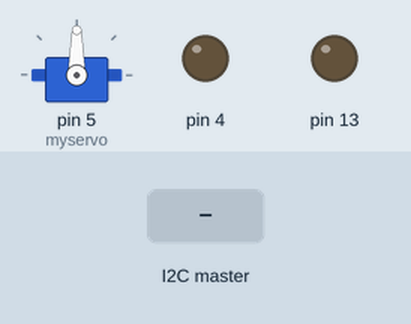
This sketch was run on a simulated Arduino Uno, built with avr-gcc and run on an emulated ATmega328P. Parts: servo, output pins drawn as LEDs (lit = HIGH). Inputs (shaded band) come from the test bench.

Above: at 1.2 s.
1.3 s: the I2C master sends the byte 1
At 1.45 s:
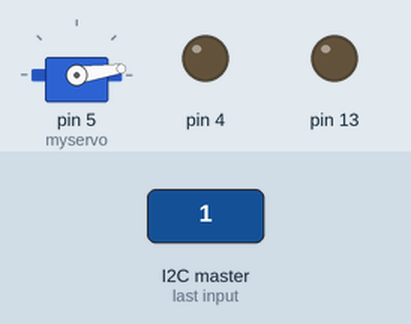
At 2.05 s:
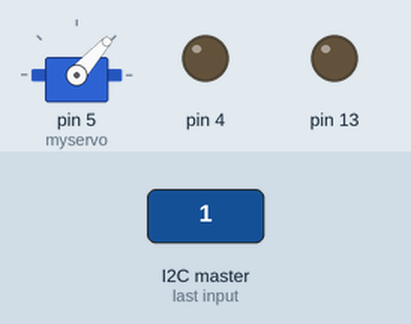
Timing chart, 0 to 10.3 s (numbered marks = the images above; inputs shaded):
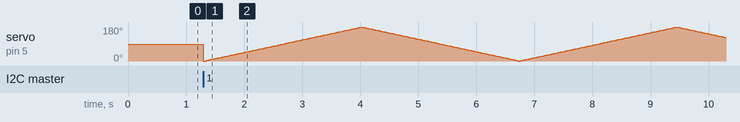

The sketch:

grovepi_v1_0_servo_test.ino
```cpp
#include <Wire.h>
#include <Servo.h>

Servo myservo;  //
#define SLAVE_ADDRESS 0x04
int number = 0;
int state = 0;

int cmd[5];
int index=0;
int flag=0;
int i;
byte val=0,b[3];
int aRead=0;
int pos;
void setup() {
    pinMode(13, OUTPUT);
    //Serial.begin(9600);         // start serial for output

    Wire.begin(SLAVE_ADDRESS);

    Wire.onReceive(receiveData);
    Wire.onRequest(sendData);

    //Serial.println("Ready!");
    pinMode(4,OUTPUT);
     myservo.attach(5);
}

void loop()
{
  if(flag==1)
  {
   for(pos = 0; pos < 180; pos += 1)  // goes from 0 degrees to 180 degrees
  {                                  // in steps of 1 degree
    myservo.write(pos);              // tell servo to go to position in variable 'pos'
    delay(15);                       // waits 15ms for the servo to reach the position
  }
  for(pos = 180; pos>=1; pos-=1)     // goes from 180 degrees to 0 degrees
  {
    myservo.write(pos);              // tell servo to go to position in variable 'pos'
    delay(15);                       // waits 15ms for the servo to reach the position
  }
  }
}


void receiveData(int byteCount)
{
  flag=1;
    while(Wire.available())
    {
      if(Wire.available()==4)
      {

        index=0;
      }
        cmd[index++] = Wire.read();
    }
}

// callback for sending data
void sendData()
{
  if(cmd[0]==1)
    Wire.write(val);
  if(cmd[0]==3)
    Wire.write(b, 3);
}
```
